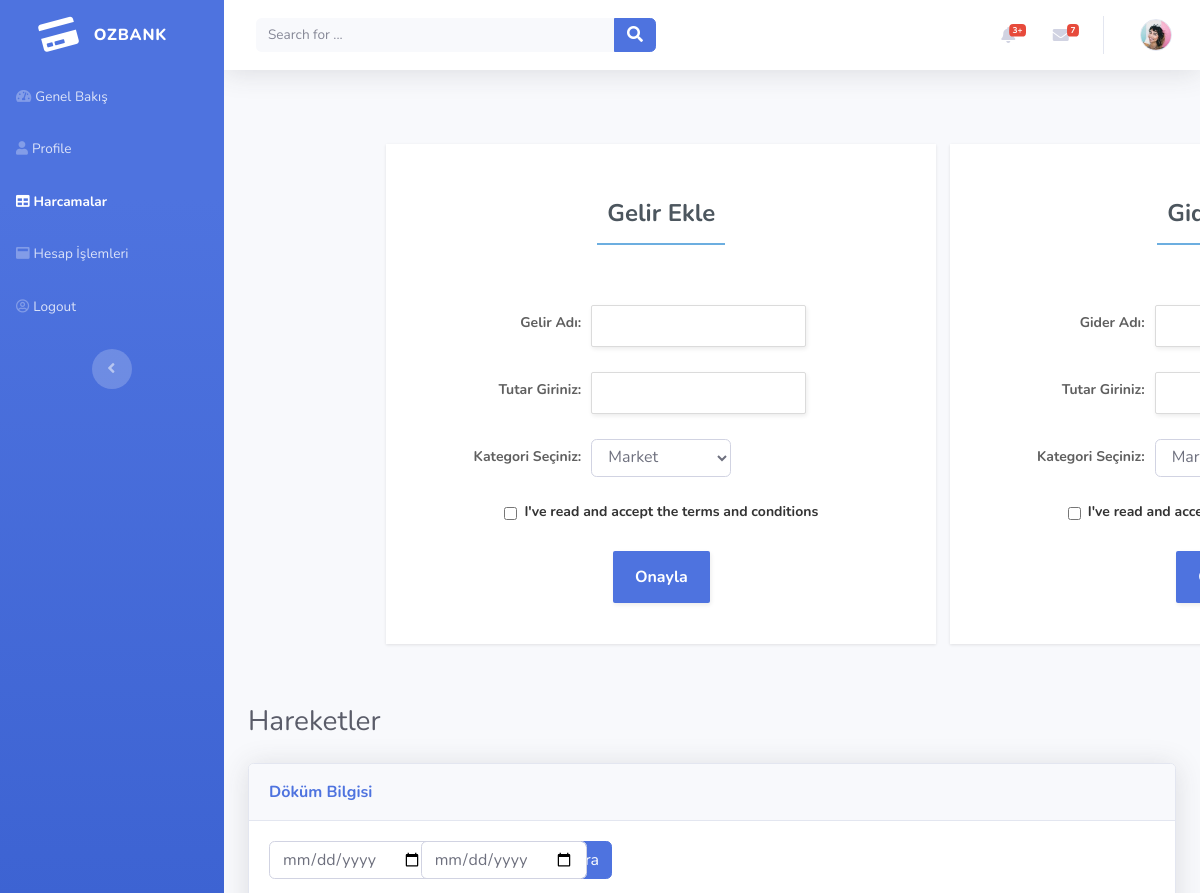
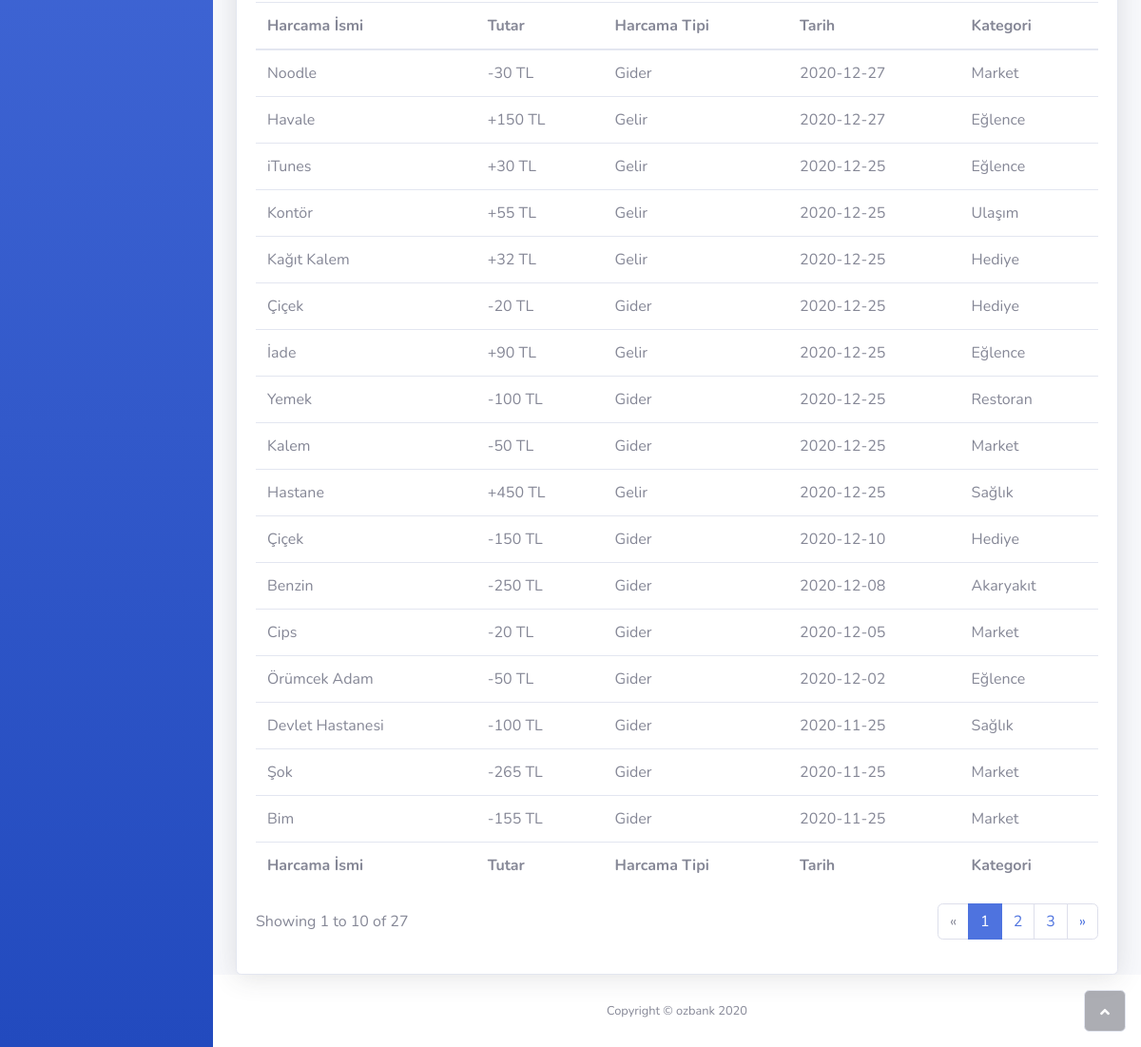
Page /table.php on the committed database (2 pictures, top to bottom).
### tables this page shows
CREATE TABLE `harcama` (
  `id` int(11) NOT NULL,
  `isim` varchar(150) NOT NULL,
  `durum` varchar(50) NOT NULL,
  `tutar` int(50) NOT NULL,
  `tarih` date NOT NULL DEFAULT current_timestamp(),
  `kategori` varchar(50) NOT NULL
);

### table.php (the view, shortened to what the rows shown need)
<?php
include "baglan.php";
?>
<!DOCTYPE html>
<html>
<head>
    <link rel="stylesheet" href="assets/bootstrap/css/bootstrap.min.css">
    <link rel="stylesheet" href="https://use.fontawesome.com/releases/v5.12.0/css/all.css">
    <link rel="stylesheet" href="https://cdnjs.cloudflare.com/ajax/libs/font-awesome/4.7.0/css/font-awesome.min.css">
    <link rel="stylesheet" href="assets/fonts/fontawesome5-overrides.min.css">
    <link rel="stylesheet" href="assets/css/styles.min.css">
</head>
<body id="page-top">
    <div id="wrapper">
        <div class="d-flex flex-column" id="content-wrapper">
            <div id="content">
                <div class="row register-form" style="height: 611px;font-family: Nunito, sans-serif;">
                    <div class="col" style="height: 500px;">
                        <div class="row register-form" style="width: -13px;">
                            <div class="col-md-8 offset-md-2" style="height: 500px;">
                                <form action="kayit.php" method="POST" class="custom-form" style="width: 550px;height: 500px;font-family: Nunito, sans-serif;">
                                    <h1>Gelir Ekle</h1>
                                </form>
                            </div>
                        </div>
                    </div>
                    <div class="col" style="width: 56px;">
                        <div class="row register-form" style="height: 500px;width: 10px;">
                            <div class="col-md-8 offset-md-2" style="height: 500px;width: 3px;">
                                <form action="kayit.php" method="POST" class="custom-form" style="width: 550px;height: 500px;font-family: Nunito, sans-serif;">
                                    <h1>Gider Ekle</h1>
                                </form>
                            </div>
                        </div>
                    </div>
                </div>
                <div class="container-fluid">
                    <div class="card shadow">
                        <div class="card-body">
                            <div class="table-responsive table mt-2" id="dataTable" role="grid" aria-describedby="dataTable_info">
                                <table class="table my-0" id="dataTable">
                                    <thead>
                                        <tr>
                                            <th>Harcama İsmi</th>
                                            <th>Tutar</th>
                                            <th>Harcama Tipi</th>
                                            <th>Tarih</th>
                                            <th>Kategori</th>
                                        </tr>
                                    </thead>
                                    <tbody>
                                    <?php
                                            if(isset($_POST["tarih1"],$_POST["tarih2"])){
                                                if($_POST["tarih1"] > $_POST["tarih2"]){
                                                    echo " Başlangıç Tarihi Bitiş Tarihinden Büyük Olamaz. ";
                                                    }else{
                                                $sorgu = $baglan->prepare("SELECT * FROM harcama WHERE tarih >= ? and tarih <= ? order by tarih asc");
                                                $sorgu->execute(array($_POST["tarih1"], $_POST["tarih2"]));
                                                while ($sonuc = $sorgu->fetch(PDO::FETCH_ASSOC)) {
                                                    $isim = $sonuc['isim'];
                                                    $tutar = $sonuc['tutar'];
                                                    $durum = $sonuc['durum'];
                                                    $tarih = $sonuc['tarih'];
                                                    $kategori = $sonuc['kategori'];
                                        ?>
                                            <tr>
                                                <td><?= $sonuc["isim"] ?></td>
                                                <td><?= $sonuc["durum"] == 'Gelir' ?  "+" . $sonuc["tutar"] . " TL"   : "-" . $sonuc["tutar"] . " TL" ?></td>
                                                <td><?= $sonuc["durum"] ?></td>
                                                <td><?= $sonuc["tarih"] ?></td>
                                                <td><?= $sonuc["kategori"] ?></td>
                                            </tr>
                                        <?php }}}
                                        else{
                                            $sorgu = $baglan->prepare("SELECT * FROM harcama order by tarih desc");
                                                $sorgu->execute();
                                                while ($sonuc = $sorgu->fetch(PDO::FETCH_ASSOC)) {
                                        ?>
                                         <tr>
                                                <td><?= $sonuc["isim"] ?></td>
                                                <td><?= $sonuc["durum"] == 'Gelir' ?  "+" . $sonuc["tutar"] . " TL"   : "-" . $sonuc["tutar"] . " TL" ?></td>
                                                <td><?= $sonuc["durum"] ?></td>
                                                <td><?= $sonuc["tarih"] ?></td>
                                                <td><?= $sonuc["kategori"] ?></td>
                                            </tr>
                                            <?php }}?>
                                    </tbody>
                                </table>
                            </div>
                        </div>
                    </div>
                </div>
            </div>
        </div><a class="border rounded d-inline scroll-to-top" href="#page-top"><i class="fas fa-angle-up"></i></a>
    </div>
</body>
</html>

### rows in the picture
harcama: isim "Noodle", tutar "30", durum "Gider", tarih "2020-12-27", kategori "Market"
harcama: isim "Havale", tutar "150", durum "Gelir", tarih "2020-12-27", kategori "Eğlence"
harcama: isim "iTunes", tutar "30", durum "Gelir", tarih "2020-12-25", kategori "Eğlence"
harcama: isim "Kontör", tutar "55", durum "Gelir", tarih "2020-12-25", kategori "Ulaşım"
harcama: isim "Kağıt Kalem", tutar "32", durum "Gelir", tarih "2020-12-25", kategori "Hediye"
harcama: isim "Çiçek", tutar "20", durum "Gider", tarih "2020-12-25", kategori "Hediye"
harcama: isim "İade", tutar "90", durum "Gelir", tarih "2020-12-25", kategori "Eğlence"
harcama: isim "Yemek", tutar "100", durum "Gider", tarih "2020-12-25", kategori "Restoran"
harcama: isim "Kalem", tutar "50", durum "Gider", tarih "2020-12-25", kategori "Market"
harcama: isim "Hastane", tutar "450", durum "Gelir", tarih "2020-12-25", kategori "Sağlık"
harcama: isim "Çiçek", tutar "150", durum "Gider", tarih "2020-12-10", kategori "Hediye"
harcama: isim "Benzin", tutar "250", durum "Gider", tarih "2020-12-08", kategori "Akaryakıt"
harcama: isim "Cips", tutar "20", durum "Gider", tarih "2020-12-05", kategori "Market"
harcama: isim "Örümcek Adam", tutar "50", durum "Gider", tarih "2020-12-02", kategori "Eğlence"
harcama: isim "Devlet Hastanesi", tutar "100", durum "Gider", tarih "2020-11-25", kategori "Sağlık"
harcama: isim "Şok", tutar "265", durum "Gider", tarih "2020-11-25", kategori "Market"
harcama: isim "Bim", tutar "155", durum "Gider", tarih "2020-11-25", kategori "Market"
